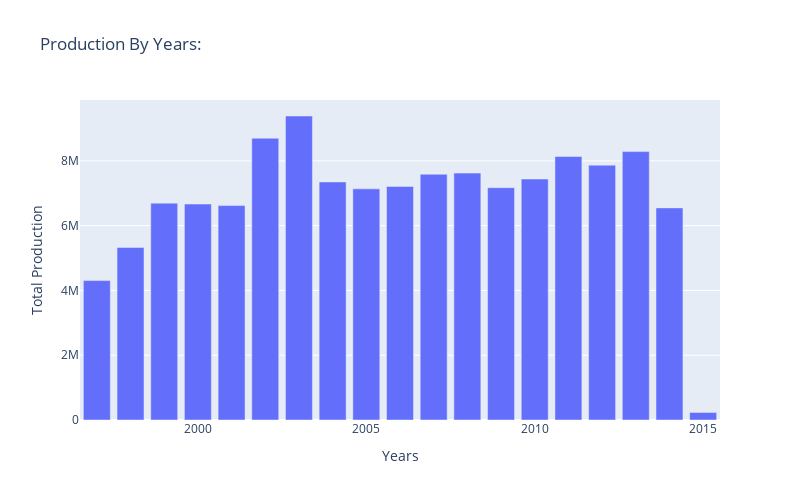

This figure's notebook cell:
### Code cell
year = data.groupby(by="Crop_Year")["Production"].sum()

fig = px.bar(x=year.index, y=year.values, title="Production By Years: ")

fig.update_layout(
    width=800,
    height=500,
    xaxis_title = "Years",
    yaxis_title = "Total Production"
)

fig.show()

### Figure 1 — Plotly figure (JSON) as saved in the notebook; plotly's stock layout.template omitted (floating-point values rounded to 4 significant figures)
{"data": [{"hovertemplate": "x=%{x}<br>y=%{y}<extra></extra>", "legendgroup": "", "marker": {"color": "#636efa", "pattern": {"shape": ""}}, "name": "", "orientation": "v", "showlegend": false, "textposition": "auto", "type": "bar", "x": [1997, 1998, 1999, 2000, 2001, 2002, 2003, 2004, 2005, 2006, 2007, 2008, 2009, 2010, 2011, 2012, 2013, 2014, 2015], "xaxis": "x", "y": [4304000.0, 5325000.0, 6696000.0, 6668000.0, 6620000.0, 8701000.0, 9386000.0, 7351000.0, 7137000.0, 7211000.0, 7588000.0, 7624000.0, 7173000.0, 7440000.0, 8135000.0, 7869000.0, 8287000.0, 6549000.0, 232000.0], "yaxis": "y"}], "layout": {"barmode": "relative", "height": 500, "legend": {"tracegroupgap": 0}, "title": {"text": "Production By Years: "}, "width": 800, "xaxis": {"anchor": "y", "domain": [0, 1], "title": {"text": "Years"}}, "yaxis": {"anchor": "x", "domain": [0, 1], "title": {"text": "Total Production"}}}}
